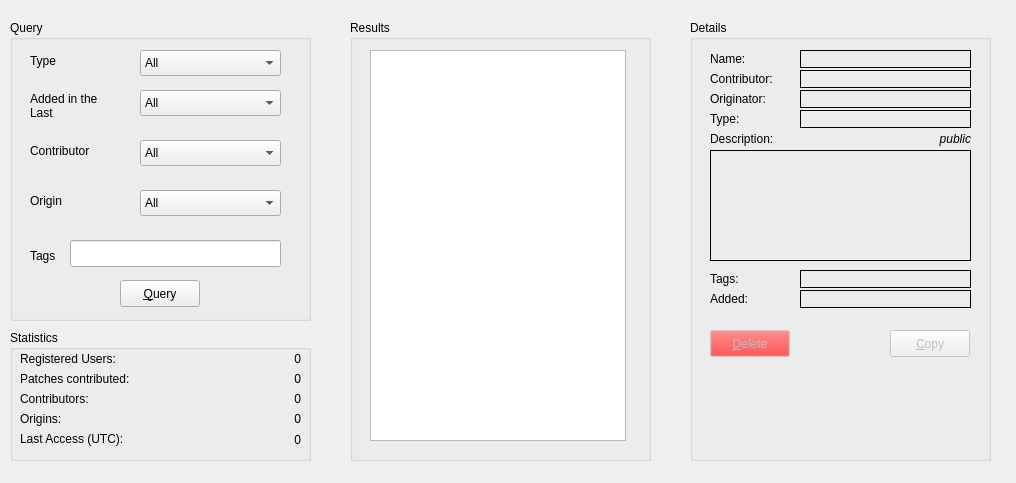
<ui version="4.0" >
 <class>patchExchange_form</class>
 <widget class="QWidget" name="patchExchange_form" >
  <property name="enabled" >
   <bool>true</bool>
  </property>
  <property name="geometry" >
   <rect>
    <x>0</x>
    <y>0</y>
    <width>1016</width>
    <height>483</height>
   </rect>
  </property>
  <property name="windowTitle" >
   <string>Form</string>
  </property>
  <widget class="QGroupBox" name="groupBox_48" >
   <property name="geometry" >
    <rect>
     <x>350</x>
     <y>20</y>
     <width>301</width>
     <height>441</height>
    </rect>
   </property>
   <property name="title" >
    <string>Results</string>
   </property>
   <widget class="QListWidget" name="results_listWidget" >
    <property name="geometry" >
     <rect>
      <x>20</x>
      <y>30</y>
      <width>256</width>
      <height>391</height>
     </rect>
    </property>
   </widget>
  </widget>
  <widget class="QGroupBox" name="groupBox_49" >
   <property name="geometry" >
    <rect>
     <x>690</x>
     <y>20</y>
     <width>301</width>
     <height>441</height>
    </rect>
   </property>
   <property name="title" >
    <string>Details</string>
   </property>
   <widget class="QLabel" name="label_119" >
    <property name="geometry" >
     <rect>
      <x>20</x>
      <y>30</y>
      <width>57</width>
      <height>18</height>
     </rect>
    </property>
    <property name="text" >
     <string>Name:</string>
    </property>
   </widget>
   <widget class="QLabel" name="label_120" >
    <property name="geometry" >
     <rect>
      <x>20</x>
      <y>50</y>
      <width>75</width>
      <height>18</height>
     </rect>
    </property>
    <property name="text" >
     <string>Contributor:</string>
    </property>
   </widget>
   <widget class="QLabel" name="label_121" >
    <property name="geometry" >
     <rect>
      <x>20</x>
      <y>70</y>
      <width>66</width>
      <height>18</height>
     </rect>
    </property>
    <property name="text" >
     <string>Originator:</string>
    </property>
   </widget>
   <widget class="QLabel" name="label_122" >
    <property name="geometry" >
     <rect>
      <x>20</x>
      <y>90</y>
      <width>57</width>
      <height>18</height>
     </rect>
    </property>
    <property name="text" >
     <string>Type:</string>
    </property>
   </widget>
   <widget class="QLabel" name="label_123" >
    <property name="geometry" >
     <rect>
      <x>20</x>
      <y>110</y>
      <width>75</width>
      <height>18</height>
     </rect>
    </property>
    <property name="text" >
     <string>Description:</string>
    </property>
   </widget>
   <widget class="QLabel" name="label_124" >
    <property name="geometry" >
     <rect>
      <x>20</x>
      <y>250</y>
      <width>57</width>
      <height>18</height>
     </rect>
    </property>
    <property name="text" >
     <string>Tags:</string>
    </property>
   </widget>
   <widget class="QLabel" name="label_125" >
    <property name="geometry" >
     <rect>
      <x>20</x>
      <y>270</y>
      <width>57</width>
      <height>18</height>
     </rect>
    </property>
    <property name="text" >
     <string>Added:</string>
    </property>
   </widget>
   <widget class="QLabel" name="name_label" >
    <property name="geometry" >
     <rect>
      <x>110</x>
      <y>30</y>
      <width>171</width>
      <height>18</height>
     </rect>
    </property>
    <property name="frameShape" >
     <enum>QFrame::Box</enum>
    </property>
    <property name="text" >
     <string/>
    </property>
    <property name="margin" >
     <number>2</number>
    </property>
   </widget>
   <widget class="QLabel" name="contributor_label" >
    <property name="geometry" >
     <rect>
      <x>110</x>
      <y>50</y>
      <width>171</width>
      <height>18</height>
     </rect>
    </property>
    <property name="frameShape" >
     <enum>QFrame::Box</enum>
    </property>
    <property name="text" >
     <string/>
    </property>
    <property name="margin" >
     <number>2</number>
    </property>
   </widget>
   <widget class="QLabel" name="originator_label" >
    <property name="geometry" >
     <rect>
      <x>110</x>
      <y>70</y>
      <width>171</width>
      <height>18</height>
     </rect>
    </property>
    <property name="frameShape" >
     <enum>QFrame::Box</enum>
    </property>
    <property name="text" >
     <string/>
    </property>
    <property name="margin" >
     <number>2</number>
    </property>
   </widget>
   <widget class="QLabel" name="type_label" >
    <property name="geometry" >
     <rect>
      <x>110</x>
      <y>90</y>
      <width>171</width>
      <height>18</height>
     </rect>
    </property>
    <property name="frameShape" >
     <enum>QFrame::Box</enum>
    </property>
    <property name="text" >
     <string/>
    </property>
    <property name="margin" >
     <number>2</number>
    </property>
   </widget>
   <widget class="QLabel" name="desc_label" >
    <property name="geometry" >
     <rect>
      <x>20</x>
      <y>130</y>
      <width>261</width>
      <height>111</height>
     </rect>
    </property>
    <property name="font" >
     <font>
      <pointsize>8</pointsize>
     </font>
    </property>
    <property name="frameShape" >
     <enum>QFrame::Box</enum>
    </property>
    <property name="text" >
     <string/>
    </property>
    <property name="alignment" >
     <set>Qt::AlignLeading|Qt::AlignLeft|Qt::AlignTop</set>
    </property>
    <property name="wordWrap" >
     <bool>true</bool>
    </property>
    <property name="margin" >
     <number>2</number>
    </property>
   </widget>
   <widget class="QLabel" name="tags_label" >
    <property name="geometry" >
     <rect>
      <x>110</x>
      <y>250</y>
      <width>171</width>
      <height>18</height>
     </rect>
    </property>
    <property name="frameShape" >
     <enum>QFrame::Box</enum>
    </property>
    <property name="text" >
     <string/>
    </property>
    <property name="margin" >
     <number>2</number>
    </property>
   </widget>
   <widget class="QLabel" name="added_label" >
    <property name="geometry" >
     <rect>
      <x>110</x>
      <y>270</y>
      <width>171</width>
      <height>18</height>
     </rect>
    </property>
    <property name="frameShape" >
     <enum>QFrame::Box</enum>
    </property>
    <property name="text" >
     <string/>
    </property>
    <property name="margin" >
     <number>2</number>
    </property>
   </widget>
   <widget class="QPushButton" name="epxCopy_pushButton" >
    <property name="enabled" >
     <bool>false</bool>
    </property>
    <property name="geometry" >
     <rect>
      <x>200</x>
      <y>310</y>
      <width>80</width>
      <height>27</height>
     </rect>
    </property>
    <property name="text" >
     <string>&amp;Copy</string>
    </property>
   </widget>
   <widget class="QLabel" name="private_label" >
    <property name="geometry" >
     <rect>
      <x>220</x>
      <y>110</y>
      <width>61</width>
      <height>18</height>
     </rect>
    </property>
    <property name="font" >
     <font>
      <italic>true</italic>
     </font>
    </property>
    <property name="text" >
     <string>public</string>
    </property>
    <property name="alignment" >
     <set>Qt::AlignRight|Qt::AlignTrailing|Qt::AlignVCenter</set>
    </property>
   </widget>
   <widget class="QPushButton" name="epxDelete_pushButton" >
    <property name="enabled" >
     <bool>false</bool>
    </property>
    <property name="geometry" >
     <rect>
      <x>20</x>
      <y>310</y>
      <width>80</width>
      <height>27</height>
     </rect>
    </property>
    <property name="palette" >
     <palette>
      <active>
       <colorrole role="Button" >
        <brush brushstyle="SolidPattern" >
         <color alpha="255" >
          <red>255</red>
          <green>0</green>
          <blue>0</blue>
         </color>
        </brush>
       </colorrole>
      </active>
      <inactive>
       <colorrole role="Button" >
        <brush brushstyle="SolidPattern" >
         <color alpha="255" >
          <red>255</red>
          <green>0</green>
          <blue>0</blue>
         </color>
        </brush>
       </colorrole>
      </inactive>
      <disabled>
       <colorrole role="Button" >
        <brush brushstyle="SolidPattern" >
         <color alpha="255" >
          <red>255</red>
          <green>0</green>
          <blue>0</blue>
         </color>
        </brush>
       </colorrole>
      </disabled>
     </palette>
    </property>
    <property name="text" >
     <string>&amp;Delete</string>
    </property>
   </widget>
  </widget>
  <widget class="QGroupBox" name="groupBox_47" >
   <property name="geometry" >
    <rect>
     <x>10</x>
     <y>20</y>
     <width>301</width>
     <height>301</height>
    </rect>
   </property>
   <property name="title" >
    <string>Query</string>
   </property>
   <widget class="QComboBox" name="type_comboBox" >
    <property name="geometry" >
     <rect>
      <x>130</x>
      <y>30</y>
      <width>141</width>
      <height>26</height>
     </rect>
    </property>
    <item>
     <property name="text" >
      <string>All</string>
     </property>
    </item>
   </widget>
   <widget class="QLabel" name="label_115" >
    <property name="geometry" >
     <rect>
      <x>20</x>
      <y>30</y>
      <width>57</width>
      <height>21</height>
     </rect>
    </property>
    <property name="text" >
     <string>Type</string>
    </property>
   </widget>
   <widget class="QLabel" name="label_116" >
    <property name="geometry" >
     <rect>
      <x>20</x>
      <y>70</y>
      <width>91</width>
      <height>31</height>
     </rect>
    </property>
    <property name="text" >
     <string>Added in the Last</string>
    </property>
    <property name="wordWrap" >
     <bool>true</bool>
    </property>
   </widget>
   <widget class="QComboBox" name="since_comboBox" >
    <property name="geometry" >
     <rect>
      <x>130</x>
      <y>70</y>
      <width>141</width>
      <height>26</height>
     </rect>
    </property>
    <property name="currentIndex" >
     <number>0</number>
    </property>
    <item>
     <property name="text" >
      <string>All</string>
     </property>
    </item>
    <item>
     <property name="text" >
      <string>1 day</string>
     </property>
    </item>
    <item>
     <property name="text" >
      <string>7 days</string>
     </property>
    </item>
    <item>
     <property name="text" >
      <string>1 month</string>
     </property>
    </item>
    <item>
     <property name="text" >
      <string>3 months</string>
     </property>
    </item>
    <item>
     <property name="text" >
      <string>1 year</string>
     </property>
    </item>
   </widget>
   <widget class="QLabel" name="label_117" >
    <property name="geometry" >
     <rect>
      <x>20</x>
      <y>120</y>
      <width>81</width>
      <height>21</height>
     </rect>
    </property>
    <property name="text" >
     <string>Contributor</string>
    </property>
   </widget>
   <widget class="QComboBox" name="contributor_comboBox" >
    <property name="geometry" >
     <rect>
      <x>130</x>
      <y>120</y>
      <width>141</width>
      <height>26</height>
     </rect>
    </property>
    <item>
     <property name="text" >
      <string>All</string>
     </property>
    </item>
   </widget>
   <widget class="QPushButton" name="epxQuery_pushButton" >
    <property name="geometry" >
     <rect>
      <x>110</x>
      <y>260</y>
      <width>80</width>
      <height>27</height>
     </rect>
    </property>
    <property name="text" >
     <string>&amp;Query</string>
    </property>
   </widget>
   <widget class="QLabel" name="label_118" >
    <property name="geometry" >
     <rect>
      <x>20</x>
      <y>220</y>
      <width>57</width>
      <height>31</height>
     </rect>
    </property>
    <property name="text" >
     <string>Tags</string>
    </property>
   </widget>
   <widget class="QLineEdit" name="tags_lineEdit" >
    <property name="geometry" >
     <rect>
      <x>60</x>
      <y>220</y>
      <width>211</width>
      <height>27</height>
     </rect>
    </property>
   </widget>
   <widget class="QComboBox" name="origin_comboBox" >
    <property name="geometry" >
     <rect>
      <x>130</x>
      <y>170</y>
      <width>141</width>
      <height>26</height>
     </rect>
    </property>
    <item>
     <property name="text" >
      <string>All</string>
     </property>
    </item>
   </widget>
   <widget class="QLabel" name="label_126" >
    <property name="geometry" >
     <rect>
      <x>20</x>
      <y>170</y>
      <width>81</width>
      <height>21</height>
     </rect>
    </property>
    <property name="text" >
     <string>Origin</string>
    </property>
   </widget>
  </widget>
  <widget class="QGroupBox" name="stats_groupBox" >
   <property name="geometry" >
    <rect>
     <x>10</x>
     <y>330</y>
     <width>301</width>
     <height>131</height>
    </rect>
   </property>
   <property name="title" >
    <string>Statistics</string>
   </property>
   <widget class="QLabel" name="label" >
    <property name="geometry" >
     <rect>
      <x>10</x>
      <y>20</y>
      <width>111</width>
      <height>18</height>
     </rect>
    </property>
    <property name="text" >
     <string>Registered Users:</string>
    </property>
   </widget>
   <widget class="QLabel" name="label_2" >
    <property name="geometry" >
     <rect>
      <x>10</x>
      <y>40</y>
      <width>131</width>
      <height>18</height>
     </rect>
    </property>
    <property name="text" >
     <string>Patches contributed:</string>
    </property>
   </widget>
   <widget class="QLabel" name="label_3" >
    <property name="geometry" >
     <rect>
      <x>10</x>
      <y>60</y>
      <width>111</width>
      <height>18</height>
     </rect>
    </property>
    <property name="text" >
     <string>Contributors:</string>
    </property>
   </widget>
   <widget class="QLabel" name="label_4" >
    <property name="geometry" >
     <rect>
      <x>10</x>
      <y>80</y>
      <width>111</width>
      <height>18</height>
     </rect>
    </property>
    <property name="text" >
     <string>Origins:</string>
    </property>
   </widget>
   <widget class="QLabel" name="label_5" >
    <property name="geometry" >
     <rect>
      <x>10</x>
      <y>100</y>
      <width>115</width>
      <height>18</height>
     </rect>
    </property>
    <property name="text" >
     <string>Last Access (UTC):</string>
    </property>
   </widget>
   <widget class="QLabel" name="users_label" >
    <property name="geometry" >
     <rect>
      <x>160</x>
      <y>20</y>
      <width>131</width>
      <height>18</height>
     </rect>
    </property>
    <property name="text" >
     <string>0</string>
    </property>
    <property name="alignment" >
     <set>Qt::AlignRight|Qt::AlignTrailing|Qt::AlignVCenter</set>
    </property>
   </widget>
   <widget class="QLabel" name="patches_label" >
    <property name="geometry" >
     <rect>
      <x>160</x>
      <y>40</y>
      <width>131</width>
      <height>18</height>
     </rect>
    </property>
    <property name="text" >
     <string>0</string>
    </property>
    <property name="alignment" >
     <set>Qt::AlignRight|Qt::AlignTrailing|Qt::AlignVCenter</set>
    </property>
   </widget>
   <widget class="QLabel" name="contributors_label" >
    <property name="geometry" >
     <rect>
      <x>160</x>
      <y>60</y>
      <width>131</width>
      <height>18</height>
     </rect>
    </property>
    <property name="text" >
     <string>0</string>
    </property>
    <property name="alignment" >
     <set>Qt::AlignRight|Qt::AlignTrailing|Qt::AlignVCenter</set>
    </property>
   </widget>
   <widget class="QLabel" name="origins_label" >
    <property name="geometry" >
     <rect>
      <x>160</x>
      <y>80</y>
      <width>131</width>
      <height>18</height>
     </rect>
    </property>
    <property name="text" >
     <string>0</string>
    </property>
    <property name="alignment" >
     <set>Qt::AlignRight|Qt::AlignTrailing|Qt::AlignVCenter</set>
    </property>
   </widget>
   <widget class="QLabel" name="access_label" >
    <property name="geometry" >
     <rect>
      <x>130</x>
      <y>100</y>
      <width>161</width>
      <height>20</height>
     </rect>
    </property>
    <property name="text" >
     <string>0</string>
    </property>
    <property name="alignment" >
     <set>Qt::AlignRight|Qt::AlignTrailing|Qt::AlignVCenter</set>
    </property>
   </widget>
  </widget>
 </widget>
 <resources/>
 <connections/>
</ui>
